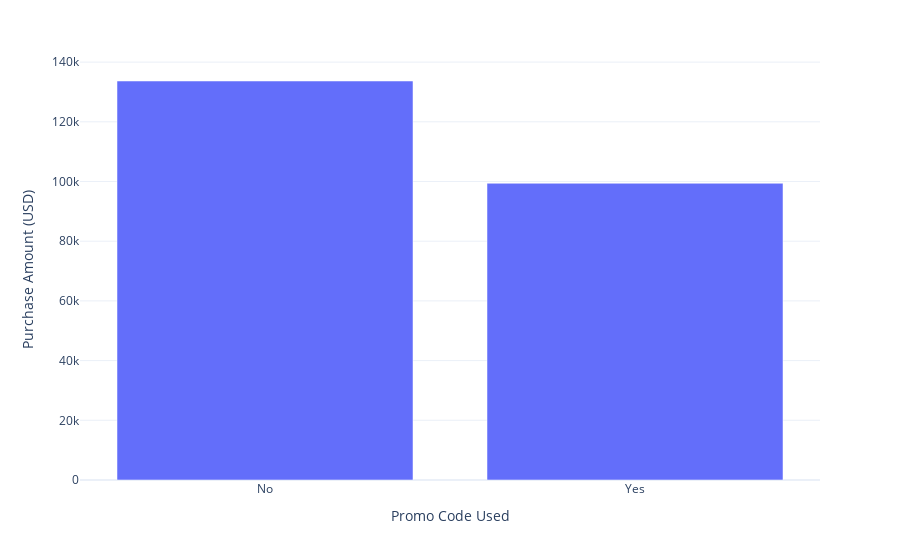

Notebook cell for this chart:
### Code cell
fig  =  px.bar(data_groupby , x= 'Promo Code Used' , y = 'Purchase Amount (USD)')
fig.show()

### Figure 1 — Plotly figure (JSON) as saved in the notebook; plotly's stock layout.template omitted (floating-point values rounded to 4 significant figures)
{"data": [{"alignmentgroup": "True", "hovertemplate": "Promo Code Used=%{x}<br>Purchase Amount (USD)=%{y}<extra></extra>", "legendgroup": "", "marker": {"color": "#636efa", "pattern": {"shape": ""}}, "name": "", "offsetgroup": "", "orientation": "v", "showlegend": false, "textposition": "auto", "type": "bar", "x": ["No", "Yes"], "xaxis": "x", "y": [133670, 99411], "yaxis": "y"}], "layout": {"autosize": true, "barmode": "relative", "legend": {"tracegroupgap": 0}, "margin": {"t": 60}, "xaxis": {"anchor": "y", "autorange": true, "domain": [0, 1], "range": [-0.5, 1.5], "title": {"text": "Promo Code Used"}, "type": "category"}, "yaxis": {"anchor": "x", "autorange": true, "domain": [0, 1], "range": [0, 140700.0], "title": {"text": "Purchase Amount (USD)"}, "type": "linear"}}}
